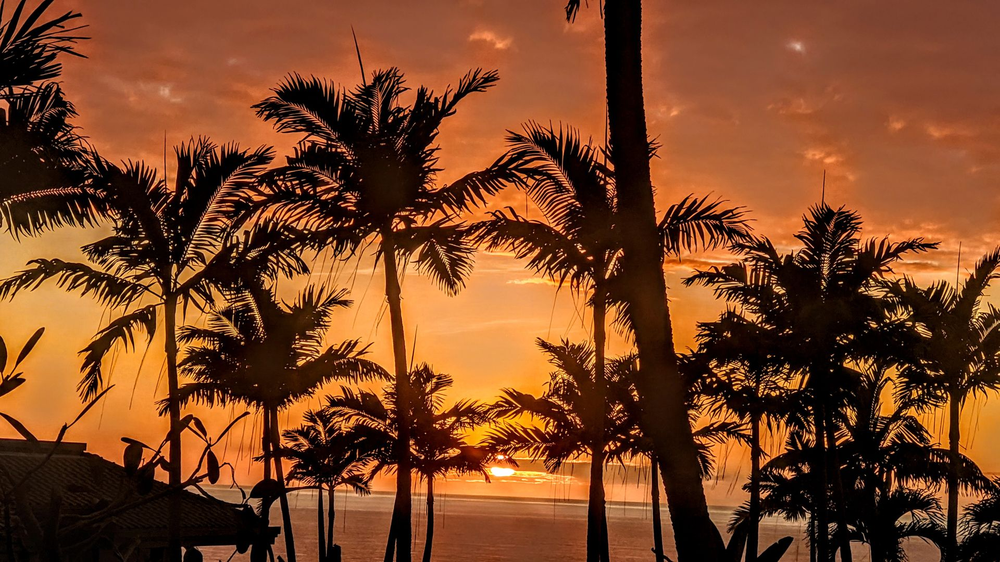
#> input picture img/output_image_file.png, 1000 x 562 px, shrunk from 1920 x 1080 before the run, found by its file name
$ python ImageArray.py
#> lines starting #> are read from the running program, lines starting #| are printed output that depends on the picture
from PIL import Image
from numpy import asarray
import numpy as np


image = Image.open('img/output_image_file.png')
#> image is the input picture: PIL image 1000x562 RGB; mean R, G, B 122.7, 68.7, 36.6
data = asarray(image)
arr = np.array(data)
arr1,arr2,arr3,arr4 = np.array_split(arr, 4)
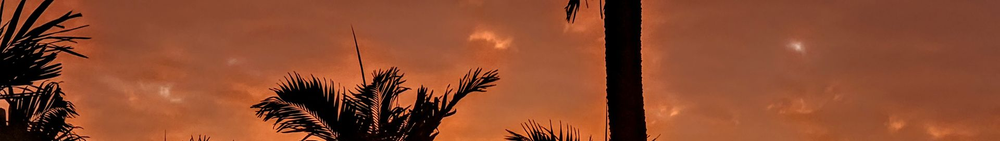
#> arr1: shape (141, 1000, 3); mean R, G, B 139.2, 73.9, 46.5
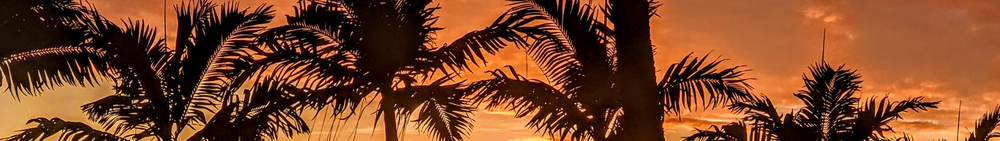
#> arr2: shape (141, 1000, 3); mean R, G, B 121.7, 67.4, 36.7
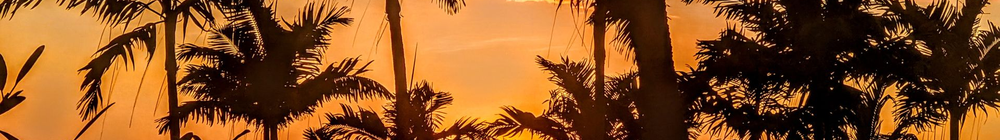
#> arr3: shape (140, 1000, 3); mean R, G, B 135.3, 81, 35.6
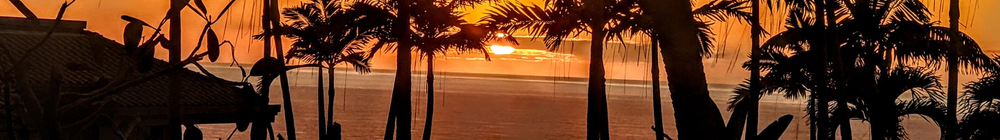
#> arr4: shape (140, 1000, 3); mean R, G, B 94.7, 52.6, 27.5
firstcon = np.concatenate((arr1,arr2))
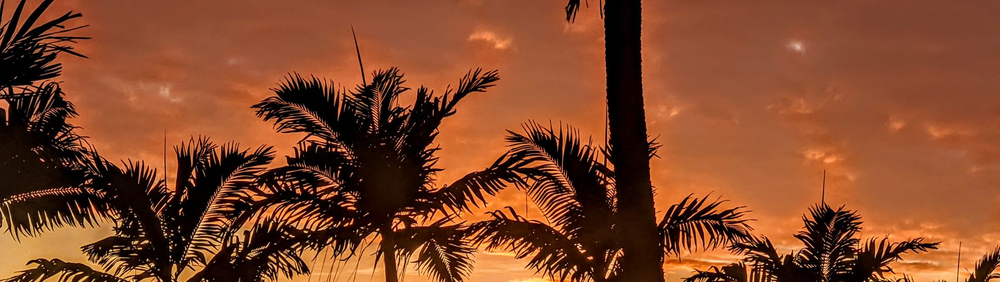
#> firstcon: shape (282, 1000, 3); mean R, G, B 130.4, 70.7, 41.6
secondcon = np.concatenate((firstcon,arr3))
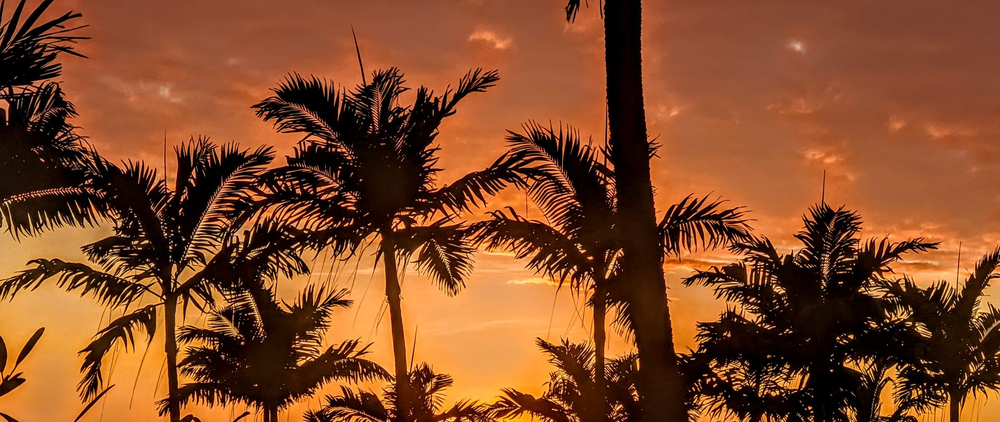
#> secondcon: shape (422, 1000, 3); mean R, G, B 132, 74.1, 39.6
final = np.concatenate((secondcon,arr4))

print(final)
#> (printed output is left out)
pil_image=Image.fromarray(final)
pil_image.show()
